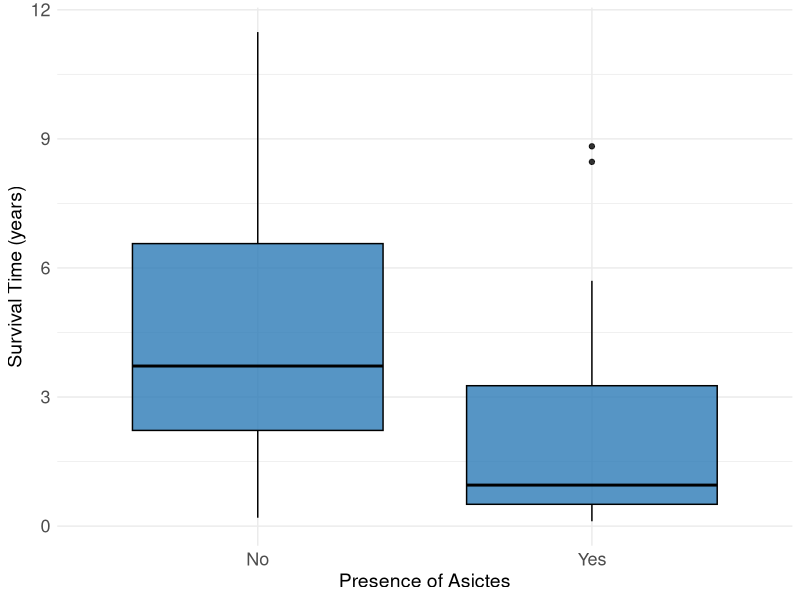
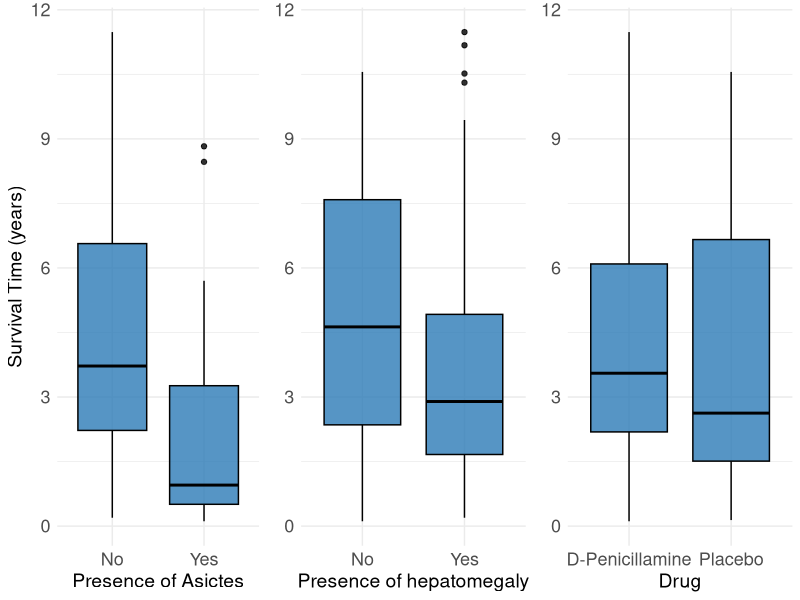
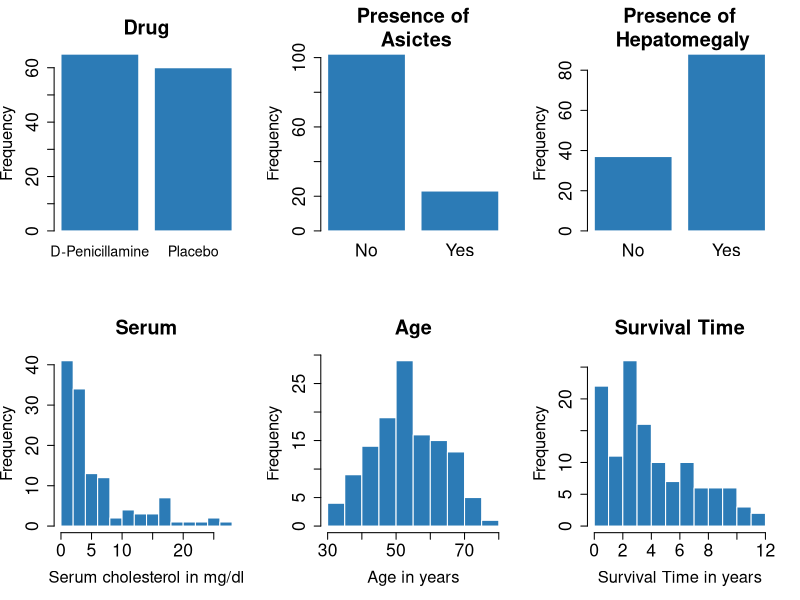
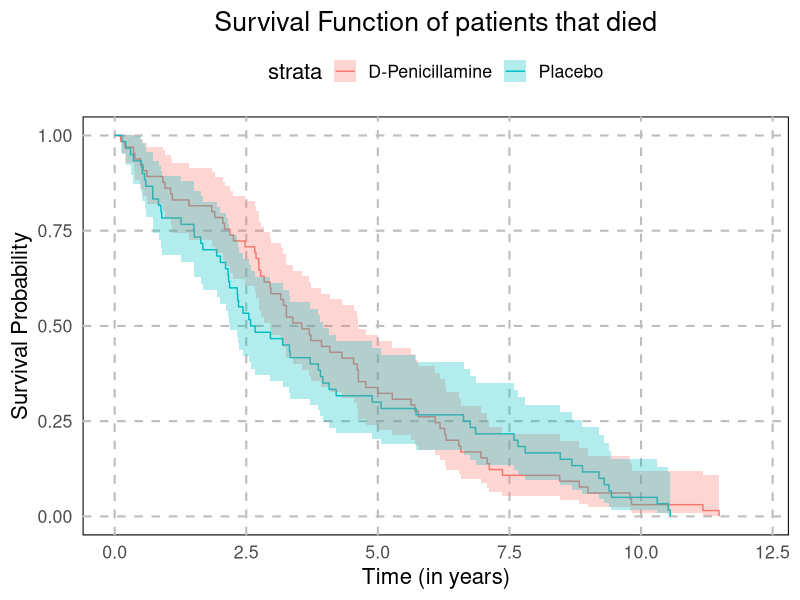
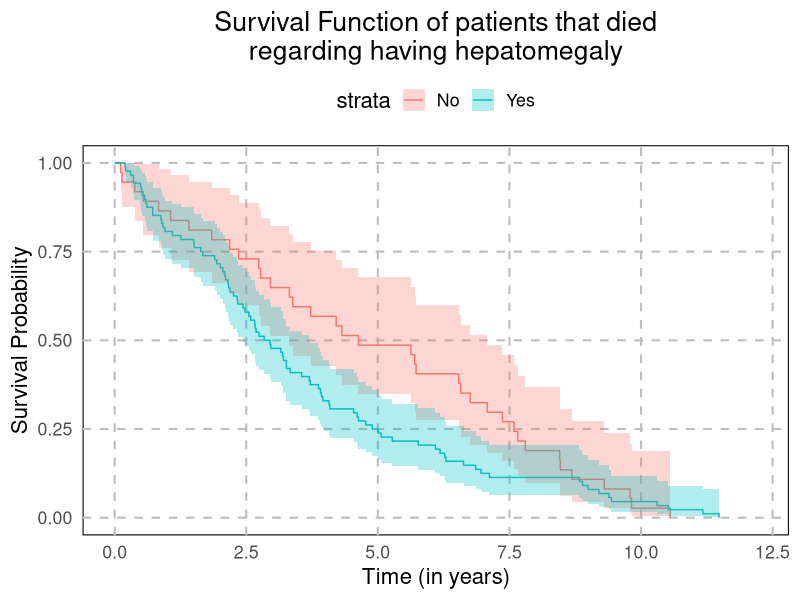
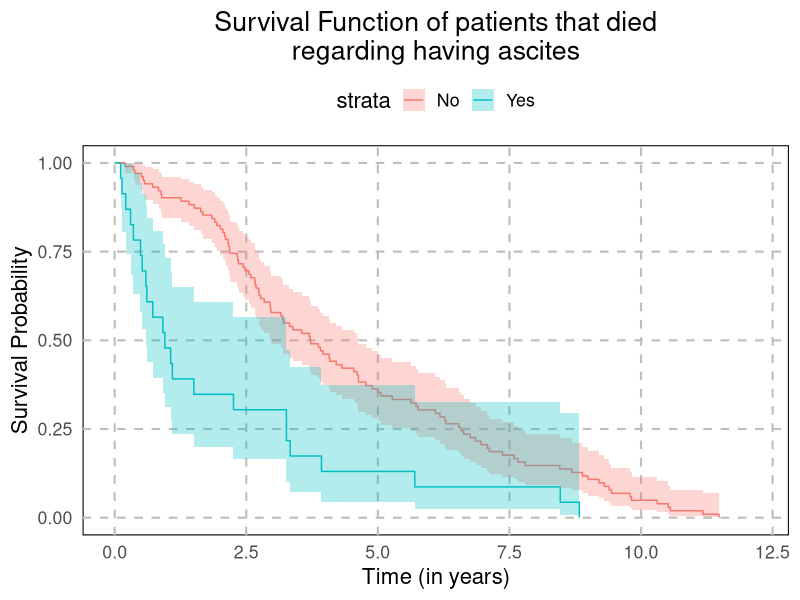
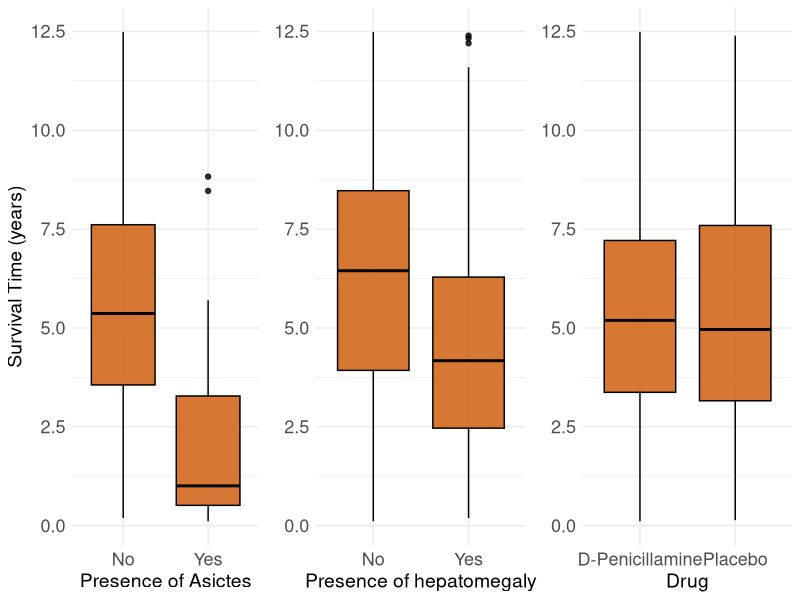
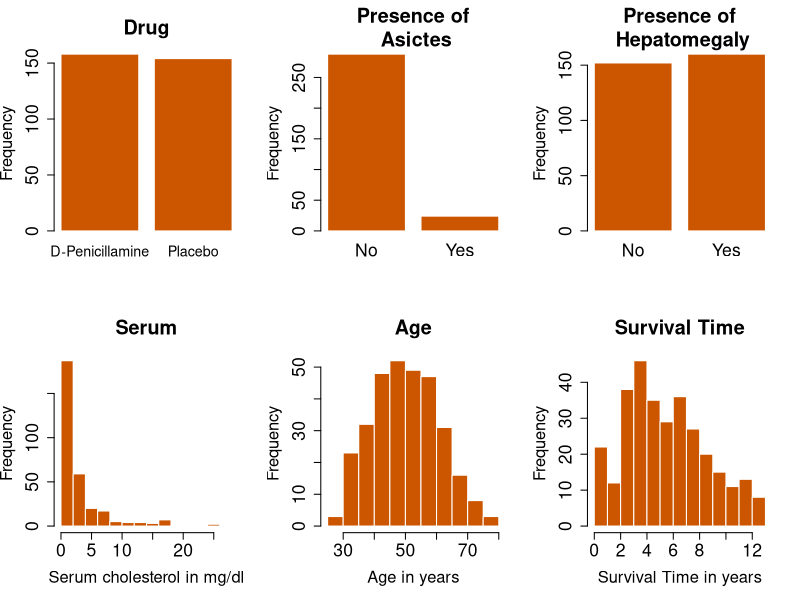

Write the R code that produced these figures, in order.
library(ggplot2)
library(survival)
library(ggfortify)
library(gridExtra)

#####################
# DATA ORGANIZATION #
#####################

data=read.table(file="DatasetM.txt", header=TRUE)
# Non-informative variable
data <- subset(data, select = -ID)

# Convert Age in days to years (Easier to interpret)
data$AGE <- data$AGE / 365
data$TIME <- data$TIME / 365

# Transform numerals to Strings (Easier to interpret)
data$ASI  <- ifelse(data$ASI == 0, 'No', ifelse(data$ASI == 1, 'Yes', data$ASI))
data$HEP  <- ifelse(data$HEP == 0, 'No', ifelse(data$HEP == 1, 'Yes', data$HEP))
#data$CEN  <- ifelse(data$CEN == 0, 'Censored', ifelse(data$CEN == 1, 'Death', data$CEN))
data$DRUG <- ifelse(data$DRUG == 1, 'D-Penicillamine', ifelse(data$DRUG == 2, 'Placebo', data$DRUG))

############################
# EXPORATORY DATA ANALYSIS #
############################

# Initial Exploratory Data Analysis on Patients who died (Disregard Censored data)

# Filter out censored data
complete_data <- data[data$CEN == 1, ] # Patients that have died

# Exploratory Data Analysis on Patients all data (Include Censored data)

# Create boxplot for Presence of Asictes
plot1 <- ggplot(complete_data, aes(x = ASI, y = TIME)) +
  geom_boxplot(fill = "#2c7bb6", color = "black", alpha = 0.8) +
  labs(x = "Presence of Asictes", y = "Survival Time (years)") +
  theme_minimal() +
  theme(
    plot.title = element_text(size = 16, face = "bold"),
    axis.title.x = element_text(size = 14),
    axis.title.y = element_text(size = 14),
    axis.text = element_text(size = 13),
    legend.title = element_blank(),
    legend.text = element_text(size = 12)
  )

# Create boxplot for Presence of hepatomegaly
plot2 <- ggplot(complete_data, aes(x = HEP, y = TIME)) +
  geom_boxplot(fill = "#2c7bb6", color = "black", alpha = 0.8) +
  labs(x = "Presence of hepatomegaly") +
  theme_minimal() +
  theme(
    plot.title = element_text(size = 16, face = "bold"),
    axis.title.x = element_text(size = 14),
    axis.title.y = element_blank(),
    axis.text = element_text(size = 13),
    legend.title = element_blank(),
    legend.text = element_text(size = 12)
  )

# Create boxplot for Drug
plot3 <- ggplot(complete_data, aes(x = DRUG, y = TIME)) +
  geom_boxplot(fill = "#2c7bb6", color = "black", alpha = 0.8) +
  labs(x = "Drug") +
  theme_minimal() +
  theme(
    plot.title = element_text(size = 16, face = "bold"),
    axis.title.x = element_text(size = 14),
    axis.title.y = element_blank(),
    axis.text = element_text(size = 13),
    legend.title = element_blank(),
    legend.text = element_text(size = 12)
  )

print(plot1)

# Arrange plots side by side
grid.arrange(plot1, plot2, plot3, ncol = 3)

# 8 x 6
{
  # Set the layout to a 3x2 grid
  par(mfrow = c(2, 3))
  
  # Bar plot for Drug
  barplot(table(complete_data$DRUG),
          main = "Drug",
          ylab = "Frequency",
          col = "#2c7bb6",
          border = "white",
          cex.main = 1.8,
          cex.names= 1.3,
          cex.axis = 1.6,
          cex.lab = 1.5)
  
  # Bar plot for Presence of Asictes
  barplot(table(complete_data$ASI),
          main = "Presence of\n Asictes",
          ylab = "Frequency",
          col = "#2c7bb6",
          border = "white",
          cex.main = 1.8,
          cex.names= 1.6,
          cex.axis = 1.6,
          cex.lab = 1.5)
  
  # Bar plot for Presence of Hepatomegaly
  barplot(table(complete_data$HEP),
          main = "Presence of\n Hepatomegaly",
          ylab = "Frequency",
          col = "#2c7bb6",
          border = "white",
          cex.main = 1.8,
          cex.names= 1.6,
          cex.axis = 1.6,
          cex.lab = 1.5)
  
  # Histogram for Serum
  hist(complete_data$SERUM,
       breaks = 15,
       main = "Serum",
       xlab = "Serum cholesterol in mg/dl",
       col = "#2c7bb6",
       border = "white",
       cex.main = 1.8,
       cex.axis = 1.6,
       cex.lab = 1.5)
  
  # Histogram for Age
  hist(complete_data$AGE,
       breaks = 15,
       main = "Age",
       xlab = "Age in years",
       col = "#2c7bb6",
       border = "white",
       cex.main = 1.8,
       cex.axis = 1.6,
       cex.lab = 1.5)
  
  # Histogram for Survival Time
  hist(complete_data$TIME,
       breaks = 15,
       main = "Survival Time",
       xlab = "Survival Time in years",
       col = "#2c7bb6",
       border = "white",
       cex.main = 1.8,
       cex.axis = 1.6,
       cex.lab = 1.5)
  
  # Reset the layout to a 1x1 grid
  par(mfrow = c(1, 1))
}

# Survival Probability Plot

# Calculate survival probabilities using Kaplan-Meier estimator
surv_object <- Surv(time = complete_data$TIME, event = complete_data$CEN)
km_fit <- survfit(surv_object ~ DRUG, complete_data)
# Plot Kaplan-Meier survival curves for each drug
autoplot(km_fit, xlab = "Time (in years)", ylab = "Survival Probability", main="Survival Function of patients that died") +
  theme_minimal(base_size=16) +
  theme(panel.background = element_rect(fill = "white"),
        panel.grid.major = element_line(color = "gray", linetype = "dashed"),
        panel.grid.minor = element_blank(),
        plot.title = element_text(hjust = 0.5),
        legend.position = "top") +
  xlim(0, 12.2) + 
  ylim(0, 1)

km_fit <- survfit(surv_object ~ HEP, complete_data)
# Plot Kaplan-Meier survival curves for each drug
autoplot(km_fit, xlab = "Time (in years)", ylab = "Survival Probability", main="Survival Function of patients that died\nregarding having hepatomegaly") +
  theme_minimal(base_size=16) +
  theme(panel.background = element_rect(fill = "white"),
        panel.grid.major = element_line(color = "gray", linetype = "dashed"),
        panel.grid.minor = element_blank(),
        plot.title = element_text(hjust = 0.5),
        legend.position = "top") +
  xlim(0, 12.2) + 
  ylim(0, 1)

# Calculate survival probabilities using Kaplan-Meier estimator
km_fit <- survfit(surv_object ~ ASI, complete_data)
# Plot Kaplan-Meier survival curves for each drug
autoplot(km_fit, xlab = "Time (in years)", ylab = "Survival Probability", main="Survival Function of patients that died\nregarding having ascites") +
  theme_minimal(base_size=16) +
  theme(panel.background = element_rect(fill = "white"),
        panel.grid.major = element_line(color = "gray", linetype = "dashed"),
        panel.grid.minor = element_blank(),
        plot.title = element_text(hjust = 0.5),
        legend.position = "top") +
  xlim(0, 12.2) + 
  ylim(0, 1)

# Dataset Exploratory Data Analysis (Include Censored Data)

# Create boxplot for Presence of Asictes
plot1 <- ggplot(data, aes(x = ASI, y = TIME)) +
  geom_boxplot(fill = "#cc5500", color = "black", alpha = 0.8) +
  labs(x = "Presence of Asictes", y = "Survival Time (years)") +
  theme_minimal() +
  theme(
    plot.title = element_text(size = 16, face = "bold"),
    axis.title.x = element_text(size = 14),
    axis.title.y = element_text(size = 14),
    axis.text = element_text(size = 13),
    legend.title = element_blank(),
    legend.text = element_text(size = 12)
  )

# Create boxplot for Presence of hepatomegaly
plot2 <- ggplot(data, aes(x = HEP, y = TIME)) +
  geom_boxplot(fill = "#cc5500", color = "black", alpha = 0.8) +
  labs(x = "Presence of hepatomegaly") +
  theme_minimal() +
  theme(
    plot.title = element_text(size = 16, face = "bold"),
    axis.title.x = element_text(size = 14),
    axis.title.y = element_blank(),
    axis.text = element_text(size = 13),
    legend.title = element_blank(),
    legend.text = element_text(size = 12)
  )

# Create boxplot for Drug
plot3 <- ggplot(data, aes(x = DRUG, y = TIME)) +
  geom_boxplot(fill = "#cc5500", color = "black", alpha = 0.8) +
  labs(x = "Drug") +
  theme_minimal() +
  theme(
    plot.title = element_text(size = 16, face = "bold"),
    axis.title.x = element_text(size = 14),
    axis.title.y = element_blank(),
    axis.text = element_text(size = 13),
    legend.title = element_blank(),
    legend.text = element_text(size = 12)
  )

# Arrange plots side by side
grid.arrange(plot1, plot2, plot3, ncol = 3)

# 8 x 6
{
# Set the layout to a 3x2 grid
par(mfrow = c(2, 3))

# Bar plot for Drug
barplot(table(data$DRUG),
        main = "Drug",
        ylab = "Frequency",
        col = "#cc5500",
        border = "white",
        cex.main = 1.8,
        cex.names= 1.3,
        cex.axis = 1.6,
        cex.lab = 1.5)

# Bar plot for Presence of Asictes
barplot(table(data$ASI),
        main = "Presence of\n Asictes",
        ylab = "Frequency",
        col = "#cc5500",
        border = "white",
        cex.main = 1.8,
        cex.names= 1.6,
        cex.axis = 1.6,
        cex.lab = 1.5)

# Bar plot for Presence of Hepatomegaly
barplot(table(data$HEP),
        main = "Presence of\n Hepatomegaly",
        ylab = "Frequency",
        col = "#cc5500",
        border = "white",
        cex.main = 1.8,
        cex.names= 1.6,
        cex.axis = 1.6,
        cex.lab = 1.5)

# Histogram for Serum
hist(data$SERUM,
     breaks = 15,
     main = "Serum",
     xlab = "Serum cholesterol in mg/dl",
     col = "#cc5500",
     border = "white",
     cex.main = 1.8,
     cex.axis = 1.6,
     cex.lab = 1.5)

# Histogram for Age
hist(data$AGE,
     breaks = 15,
     main = "Age",
     xlab = "Age in years",
     col = "#cc5500",
     border = "white",
     cex.main = 1.8,
     cex.axis = 1.6,
     cex.lab = 1.5)

# Histogram for Survival Time
hist(data$TIME,
     breaks = 15,
     main = "Survival Time",
     xlab = "Survival Time in years",
     col = "#cc5500",
     border = "white",
     cex.main = 1.8,
     cex.axis = 1.6,
     cex.lab = 1.5)

# Reset the layout to a 1x1 grid
par(mfrow = c(1, 1))
}

# Calculate the Pearson correlation coefficient
correlation <- cor(data$TIME, data$SERUM, method = "pearson")

# Create a scatter plot
plot(data$TIME, data$SERUM, pch = 16, xlab = "TIME", ylab = "SERUM",
     main = paste("Pearson Correlation:", round(correlation, 2)))

# Add a trendline (optional)
abline(lm(data$SERUM ~ data$TIME), col = "red")


# Survival Probability Plot

# Calculate survival probabilities using Kaplan-Meier estimator
surv_object <- Surv(time = data$TIME, event = data$CEN)
km_fit <- survfit(surv_object ~ DRUG, data)
# Plot Kaplan-Meier survival curves for each drug
autoplot(km_fit, xlab = "Time (in years)", ylab = "Survival Probability", main="Survival Function of all patients") +
  theme_minimal(base_size=16) +
  theme(panel.background = element_rect(fill = "white"),
        panel.grid.major = element_line(color = "gray", linetype = "dashed"),
        panel.grid.minor = element_blank(),
        plot.title = element_text(hjust = 0.5),
        legend.position = "top") +
  xlim(0, 12.2) + 
  ylim(0, 1)


# Calculate survival probabilities using Kaplan-Meier estimator
km_fit <- survfit(surv_object ~ HEP, data)
# Plot Kaplan-Meier survival curves for each drug
autoplot(km_fit, xlab = "Time (in years)", ylab = "Survival Probability", main="Survival Function of all patients\nregarding having hepatomegaly") +
  theme_minimal(base_size=16) +
  theme(panel.background = element_rect(fill = "white"),
        panel.grid.major = element_line(color = "gray", linetype = "dashed"),
        panel.grid.minor = element_blank(),
        plot.title = element_text(hjust = 0.5),
        legend.position = "top") +
  xlim(0, 12.2) + 
  ylim(0, 1)



# Calculate survival probabilities using Kaplan-Meier estimator
km_fit <- survfit(surv_object ~ ASI, data)
# Plot Kaplan-Meier survival curves for each drug
autoplot(km_fit, xlab = "Time (in years)", ylab = "Survival Probability", main="Survival Function of all patients\nregarding having ascites") +
  theme_minimal(base_size=16) +
  theme(panel.background = element_rect(fill = "white"),
        panel.grid.major = element_line(color = "gray", linetype = "dashed"),
        panel.grid.minor = element_blank(),
        plot.title = element_text(hjust = 0.5),
        legend.position = "top") +
  xlim(0, 12.2) + 
  ylim(0, 1)


################################
# LOG-NORMAL REGRESSION MODELS # WALD TEST ON SUMMARY!
################################

# LOG-NORMAL FOR THE COMPLETE DATA ################################################################

# Model 1
log_normal_model <- survreg(Surv(time=complete_data$TIME, event = complete_data$CEN)
                            ~ factor(DRUG) + AGE + factor(HEP) + factor(ASI) + SERUM, 
                            data = complete_data, 
                            dist = "lognormal")

AIC(log_normal_model)
BIC(log_normal_model)
summary(log_normal_model)

# Model 2
log_normal_model <- survreg(Surv(time=complete_data$TIME, event = complete_data$CEN)
                            ~ factor(HEP) + factor(ASI) + SERUM, 
                            data = complete_data, 
                            dist = "lognormal")

AIC(log_normal_model)
BIC(log_normal_model)
summary(log_normal_model)

# Model 3
log_normal_model <- survreg(Surv(time=complete_data$TIME, event = complete_data$CEN)
                            ~ factor(ASI) + SERUM, 
                            data = complete_data, 
                            dist = "lognormal")

AIC(log_normal_model)
BIC(log_normal_model)
summary(log_normal_model)

# LOG-NORMAL FOR THE CENSORED DATA (including complete data) ######################################

# Model 1
log_normal_model <- survreg(Surv(time=data$TIME, event = data$CEN, type='right')
                            ~ factor(DRUG) + AGE + factor(HEP) + factor(ASI) + SERUM, 
                            data = data, 
                            dist = "lognormal")

AIC(log_normal_model)
BIC(log_normal_model)

summary(log_normal_model)

step(log_normal_model)

# Model 2
log_normal_model <- survreg(Surv(time=data$TIME, event = data$CEN, type='right')
                            ~ factor(HEP) + factor(ASI) + SERUM, 
                            data = data, 
                            dist = "lognormal")
AIC(log_normal_model)
BIC(log_normal_model)
summary(log_normal_model)

# Model 3
log_normal_model <- survreg(Surv(time=data$TIME, event = data$CEN, type='right')
                            ~ factor(ASI) + SERUM, 
                            data = data, 
                            dist = "lognormal")
AIC(log_normal_model)
BIC(log_normal_model)
summary(log_normal_model)

# Additional analysis or visualization of residuals can be performed here

# Calculate the residuals

residuals_log_normal <- residuals(log_normal_model, type = "deviance")
{
par(mfrow = c(2, 1))
# Plot the residuals
plot(residuals_log_normal, type = "p", ylab = "Deviance Residuals", main = "Deviance Residuals Plot")
abline(h = 0, col = "red", lty = 2)  # Add a horizontal line at zero

hist(residuals_log_normal)
}

{
par(mfrow = c(1, 1))
# Create a Q-Q plot of the residuals
qqnorm(residuals_log_normal, main="")
abline(a = 0, b = 1, col = "red", lty='dashed')
title("Q-Q Plot of Residuals")
grid()
}

# Perform Shapiro-Wilk test -> Do the same before, to check the assumptions
print(shapiro.test(residuals_log_normal))
